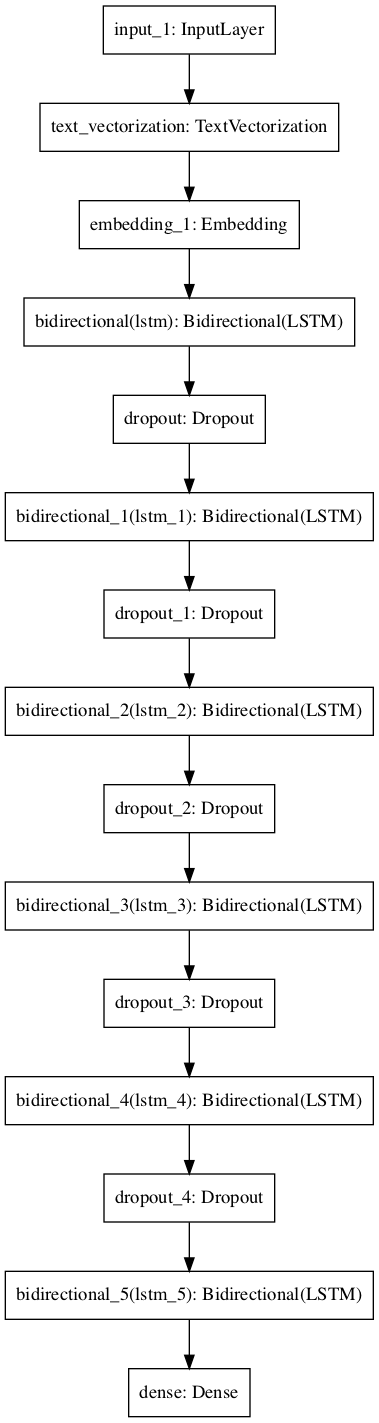

Write Python code to recreate this figure.
"""
PROJECT 21: Tweets Sentiment Classification
TASK: Natural Language Processing to identify the sentiments
PROJECT GOALS AND OBJECTIVES
PROJECT GOAL
- Studying Recurrent neural network for NPL
- Studying architecture LSTM
- Studying architecture GRU
- Studying architecture Bidirectional-LSTM
PROJECT OBJECTIVES
1. Explore and prepare data
2. Training simple RNN model
3. Training LSTM
4. Training GRU
5. Training Bidirectional-LSTM
"""
# %%
# IMPORT LIBRARIES
import pandas as pd
import numpy as np
import seaborn as sns
import matplotlib.pyplot as plt
import random

from sklearn.model_selection import train_test_split
from sklearn.feature_extraction.text import TfidfVectorizer
from sklearn.naive_bayes import MultinomialNB
from sklearn.pipeline import Pipeline
from sklearn.metrics import accuracy_score, precision_recall_fscore_support
from sklearn.preprocessing import OneHotEncoder

import tensorflow as tf
from tensorflow.keras.layers import SimpleRNN, LSTM, GRU, Dropout, Dense, Input, Embedding, Bidirectional
from tensorflow.keras.layers.experimental.preprocessing import TextVectorization
from tensorflow.keras.models import Model

# %%
# Path to data
train_data_path = "data/train_2kmZucJ.csv"
test_data_path = "data/test_oJQbWVk.csv"

# Create dataframe
train_df = pd.read_csv(train_data_path, index_col=0)
test_df = pd.read_csv(test_data_path)

train_df.head()
test_df.head()
# %%
train_df.info()
train_df['label'].value_counts()
# %%
# Shuffle training dataframe
train_df_shuffled = train_df.sample(frac=1, random_state=42)
train_df_shuffled.head()
# %%
print(f"Total training samples: {len(train_df)}")
print(f"Total test samples: {len(test_df)}")
print(f"Total samples: {len(train_df) + len(test_df)}")
# %%
# Random training examples
random_index = random.randint(0, len(train_df) - 5)
for row in train_df_shuffled[["label", "tweet"]][random_index:random_index + 5].itertuples():
    _, label, tweet = row
    print(f"Target: {label}", "(negative)" if label > 0 else "(not negative)")
    print(f"Text:\n{tweet}\n")
    print("---\n")
# %%
# Split data
train_sentences, val_sentences, train_labels, val_labels = train_test_split(train_df_shuffled["tweet"].to_numpy(),
                                                                            train_df_shuffled["label"].to_numpy(),
                                                                            test_size=0.1,
                                                                            random_state=42)
# Check the lengths
len(train_sentences), len(train_labels), len(val_sentences), len(val_labels)

# %%
# The first 10 training sentences and their labels
train_sentences[:10]
train_labels[:10]


# %%
# EVALUATION AND VISUALIZATION OF MODEL PARAMETERS

def learning_curves(history):
    pd.DataFrame(history.history).plot(figsize=(20, 8))
    plt.grid(True)
    plt.title('Learning curves')
    plt.gca().set_ylim(0, 1)
    plt.show()


def evaluation_model(history):
    fig, (axL, axR) = plt.subplots(ncols=2, figsize=(20, 8))
    axL.plot(history.history['loss'], label="Training loss")
    axL.plot(history.history['val_loss'], label="Validation loss")
    axL.set_title('Training and Validation loss')
    axL.set_xlabel('Epochs')
    axL.set_ylabel('Loss')
    axL.legend(loc='upper right')

    axR.plot(history.history['accuracy'], label="Training accuracy")
    axR.plot(history.history['val_accuracy'], label="Validation accuracy")
    axR.set_title('Training and Validation accuracy')
    axR.set_xlabel('Epoch')
    axR.set_ylabel('Accuracy')
    axR.legend(loc='upper right')

    plt.show()


def calculate_results(y_true, y_pred):
    model_accuracy = accuracy_score(y_true, y_pred) * 100
    model_precision, model_recall, model_f1, _ = precision_recall_fscore_support(y_true, y_pred, average="weighted",
                                                                                 labels=np.unique(y_pred))
    model_results = {"accuracy": model_accuracy,
                     "precision": model_precision,
                     "recall": model_recall,
                     "f1": model_f1}
    return model_results


# %%
# MULTINOMIAL NAIVE BAYES CLASSIFIER LIKE BASELINE MODEL
model_0 = Pipeline([
    ("tfidf", TfidfVectorizer()),
    ("clf", MultinomialNB())
])

model_0.fit(train_sentences.astype('str'), train_labels)

# %%
# EVALUATION RESULTS BASELINE MODEL
baseline_score = model_0.score(val_sentences, val_labels)
print(f"Model accuracy: {baseline_score * 100:.2f}%")

# %%
# Predictions
baseline_preds = model_0.predict(val_sentences)
baseline_preds[:20]

# %%
baseline_results = calculate_results(y_true=val_labels,
                                     y_pred=baseline_preds)
baseline_results

# %%
# SIMPLE RNN MODEL
max_vocab_length = 10000
max_length = 50

# %%
# Turn our data into TensorFlow Datasets
train_dataset = tf.data.Dataset.from_tensor_slices((train_sentences, train_labels))
valid_dataset = tf.data.Dataset.from_tensor_slices((val_sentences, val_labels))

train_dataset

# %%
# Take the TensorSliceDataset's and turn them into prefetched batches
train_dataset = train_dataset.batch(32).prefetch(tf.data.AUTOTUNE)
valid_dataset = valid_dataset.batch(32).prefetch(tf.data.AUTOTUNE)

train_dataset

# TextVectorization layer
text_vectorizer = TextVectorization(max_tokens=max_vocab_length,
                                    output_mode="int",
                                    output_sequence_length=max_length)

text_vectorizer.adapt(train_sentences.astype('str'))

# Embedding Layer
embedding = Embedding(input_dim=max_vocab_length,
                      output_dim=128,
                      embeddings_initializer="uniform",
                      input_length=max_length,
                      name="embedding_1")

# Bidirectional LSTM Model
inputs = Input(shape=(1,), dtype="string")
x = text_vectorizer(inputs)
x = embedding(x)

x = Bidirectional(LSTM(512, return_sequences=True))(x)
x = Dropout(0.5)(x)

x = Bidirectional(LSTM(256, return_sequences=True))(x)
x = Dropout(0.5)(x)

x = Bidirectional(LSTM(128, return_sequences=True))(x)
x = Dropout(0.3)(x)

x = Bidirectional(LSTM(64, return_sequences=True))(x)
x = Dropout(0.25)(x)

x = Bidirectional(LSTM(32, return_sequences=True))(x)
x = Dropout(0.25)(x)

x = Bidirectional(LSTM(16))(x)

outputs = Dense(1, activation="sigmoid")(x)

model_Bidirectional_LSTM = Model(inputs, outputs, name="Bidirectional_LSTM_model")

# Compile model
model_Bidirectional_LSTM.compile(loss="binary_crossentropy",
                                 optimizer=tf.keras.optimizers.Adam(),
                                 metrics=["accuracy"])

model_Bidirectional_LSTM.summary()
tf.keras.utils.plot_model(model_Bidirectional_LSTM, to_file='Bidirectional_LSTM_model.png')

# %%
# Train model
early_stopping_cb = tf.keras.callbacks.EarlyStopping(patience=5,
                                                     restore_best_weights=True)

model_Bidirectional_LSTM_history = model_Bidirectional_LSTM.fit(train_sentences,
                                                  train_labels,
                                                  epochs=200,
                                                  validation_data=(val_sentences, val_labels),
                                                  callbacks=[early_stopping_cb])
# %%
# EVALUATION RESULT
# Learning curves
learning_curves(model_Bidirectional_LSTM_history)

# Evaluation model
evaluation_model(model_Bidirectional_LSTM_history)

# Check the results
model_Bidirectional_LSTM.evaluate(val_sentences, val_labels)

# Predictions
model_Bidirectional_LSTM_pred_probs = model_Bidirectional_LSTM.predict(val_sentences)
model_Bidirectional_LSTM_preds = tf.squeeze(tf.round(model_Bidirectional_LSTM_pred_probs))
model_Bidirectional_LSTM_preds[:20]

model_Bidirectional_LSTM_results = calculate_results(y_true=val_labels,
                                       y_pred=model_Bidirectional_LSTM_preds)
model_Bidirectional_LSTM_results

# Compare model results
model_results = pd.DataFrame({"baseline": baseline_results,
                              "LSTM_model": model_Bidirectional_LSTM_results})
